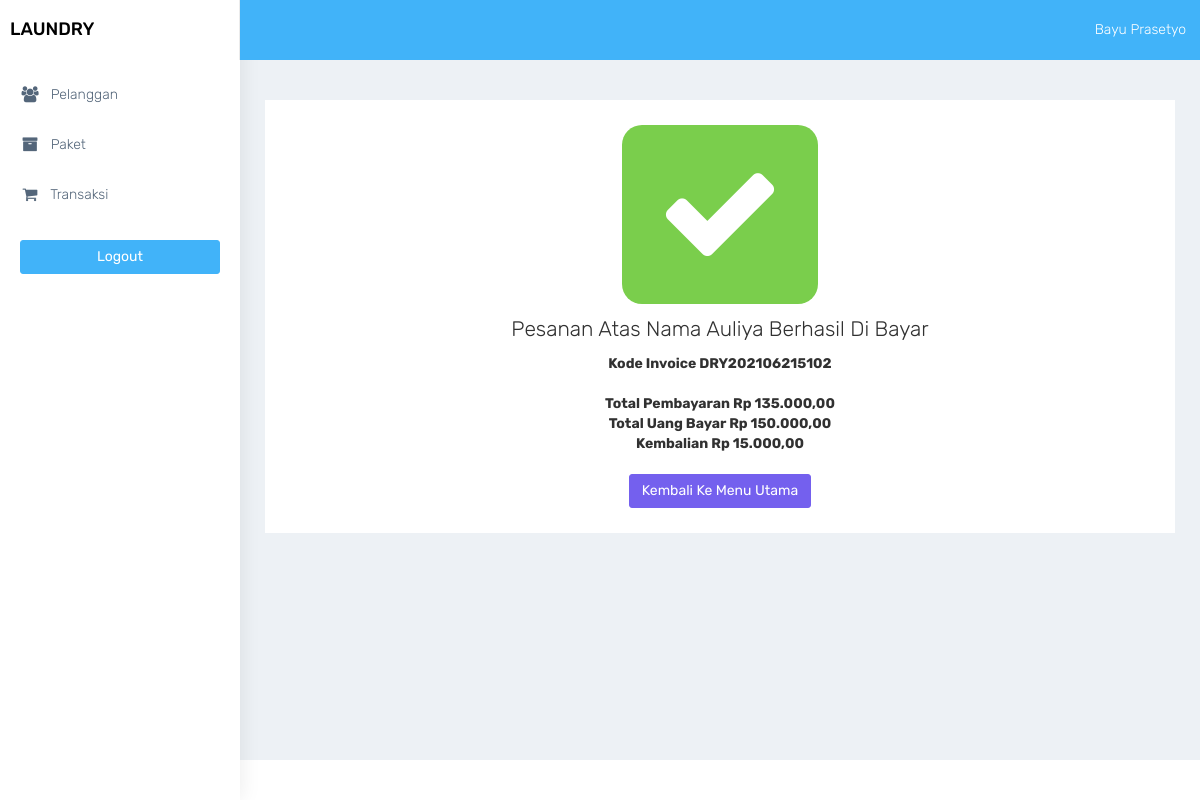
Page /transaksi_telah_dibayar.php?id=34 (signed in) on the committed database.
### tables this page shows
CREATE TABLE `transaksi` (
  `id_transaksi` int(11) NOT NULL AUTO_INCREMENT,
  `kode_invoice` varchar(100) DEFAULT NULL,
  `member_id` int(11) DEFAULT NULL,
  `tgl` datetime DEFAULT NULL,
  `batas_waktu` datetime DEFAULT NULL,
  `tgl_pembayaran` datetime DEFAULT NULL,
  `status` enum('baru','proses','selesai','diambil') DEFAULT NULL,
  `status_bayar` enum('dibayar','belum') DEFAULT NULL,
  `user_id` int(11) DEFAULT NULL,
  PRIMARY KEY (`id_transaksi`),
  KEY `member_id` (`member_id`),
  KEY `user_id` (`user_id`),
  CONSTRAINT `transaksi_ibfk_2` FOREIGN KEY (`member_id`) REFERENCES `member` (`id_member`),
  CONSTRAINT `transaksi_ibfk_3` FOREIGN KEY (`user_id`) REFERENCES `user` (`id_user`)
);

CREATE TABLE `member` (
  `id_member` int(11) NOT NULL AUTO_INCREMENT,
  `nama_member` varchar(100) DEFAULT NULL,
  `alamat_member` text DEFAULT NULL,
  `jenis_kelamin` enum('L','P') DEFAULT NULL,
  `telp_member` varchar(15) DEFAULT NULL,
  PRIMARY KEY (`id_member`)
);

CREATE TABLE `detail_transaksi` (
  `id_detail` int(11) NOT NULL AUTO_INCREMENT,
  `transaksi_id` int(11) DEFAULT NULL,
  `paket_id` int(11) DEFAULT NULL,
  `qty` double DEFAULT NULL,
  `total_harga` double DEFAULT NULL,
  `keterangan` text DEFAULT NULL,
  `total_bayar` int(11) DEFAULT NULL,
  PRIMARY KEY (`id_detail`),
  KEY `transaksi_id` (`transaksi_id`),
  KEY `paket_id` (`paket_id`),
  CONSTRAINT `detail_transaksi_ibfk_1` FOREIGN KEY (`transaksi_id`) REFERENCES `transaksi` (`id_transaksi`),
  CONSTRAINT `detail_transaksi_ibfk_2` FOREIGN KEY (`paket_id`) REFERENCES `paket` (`id_paket`)
);

### functions.php (called while the page is built, shortened)
<?php
function ambilsatubaris($conn,$query){
    $db = mysqli_query($conn,$query);
    return mysqli_fetch_assoc($db);
}
function rupiah($angka){
	$hasil_rupiah = "Rp " . number_format($angka,2,',','.');
	return $hasil_rupiah;
}
?>

### transaksi_telah_dibayar.php (the view, shortened to what this page needs)
<?php
require 'functions.php';
require 'layout_header.php';
$query = 'SELECT transaksi.*,member.nama_member , detail_transaksi.total_harga, detail_transaksi.total_bayar FROM transaksi INNER JOIN member ON member.id_member = transaksi.member_id INNER JOIN detail_transaksi ON detail_transaksi.transaksi_id = transaksi.id_transaksi WHERE transaksi.id_transaksi = ' . $_GET['id'];
$data = ambilsatubaris($conn,$query);
?>
<div class="container-fluid">
    <br>
    <br>
    <div class="row">
        <div class="col-md-12 col-lg-12 col-sm-12 col-xs-12">
            <div class="white-box">
                <div class="row">
                    <div class="col-md-4"></div>
                    <div class="col-md-4 text-center" style="padding-left: 50px;padding-right: 50px;">
                        <div class="bg-success" style="font-size: 125px;border-radius: 20px">
                            <i class="fa fa-check fa-10x text-white"></i>
                        </div>
                    </div>
                    <div class="col-md-4"></div>
                </div>
                <div class="row">
                    <div class="col-md-12 text-center">
                        <h3>Pesanan Atas Nama <?= $data['nama_member'] ?> Berhasil Di Bayar</h3>
                        <strong>Kode Invoice <?= $data['kode_invoice'] ?></strong><br><br>
                        <strong>Total Pembayaran <?= rupiah($data['total_harga']) ?></strong><br>
                        <strong>Total Uang Bayar <?= rupiah($data['total_bayar']) ?></strong><br>
                        <strong>Kembalian <?= rupiah($data['total_bayar'] - $data['total_harga']) ?></strong><br><br>
                        <a href="transaksi_index.php" class="btn btn-primary">Kembali Ke Menu Utama</a>
                    </div>
                </div>
            </div>
        </div>
    </div>
</div>
<?php
require'layout_footer.php';

### assets/css/colors/default.css (style rules this page uses)
body { background: #fff; }

### rows in the picture
transaksi: member.nama_member "Auliya", kode_invoice "DRY202106215102", detail_transaksi.total_harga "Rp 135.000,00", detail_transaksi.total_bayar "Rp 150.000,00", detail_transaksi.total_bayar+total_harga "Rp 15.000,00"

### other values in the picture
$_SESSION['nama_user'] "Bayu Prasetyo"
